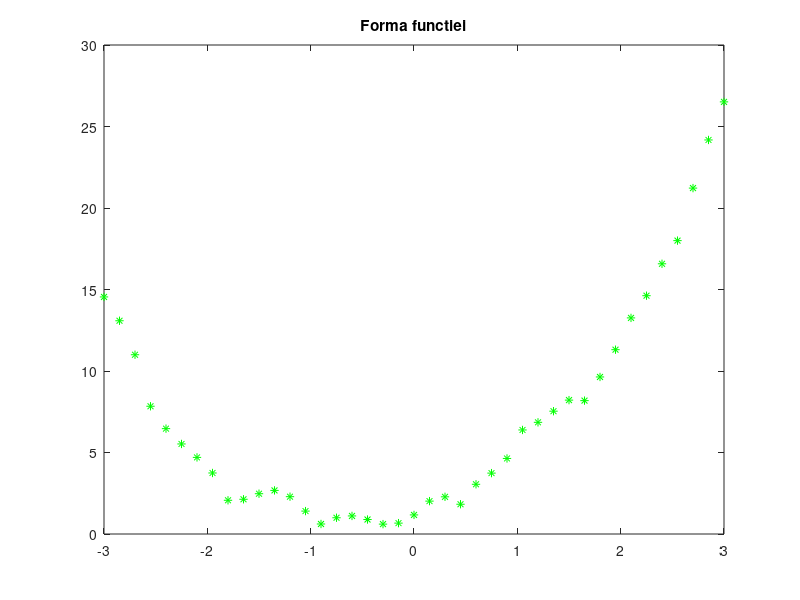
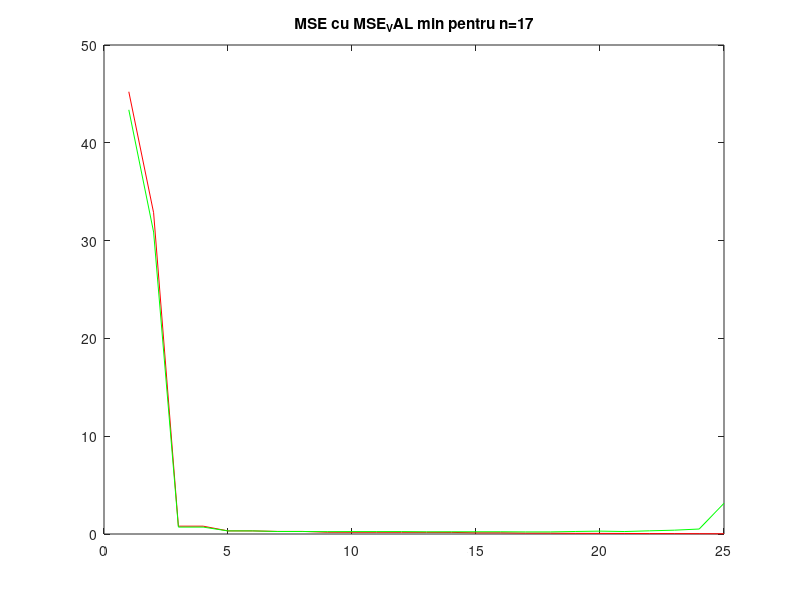
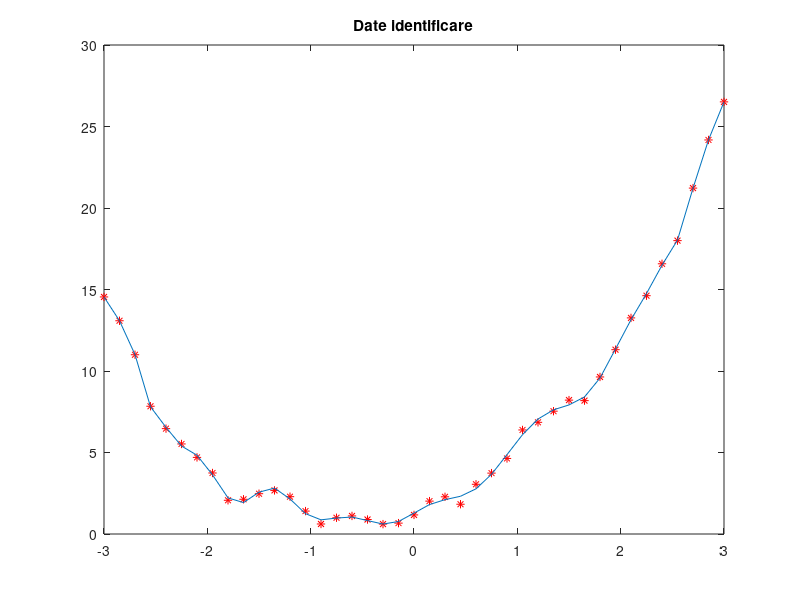
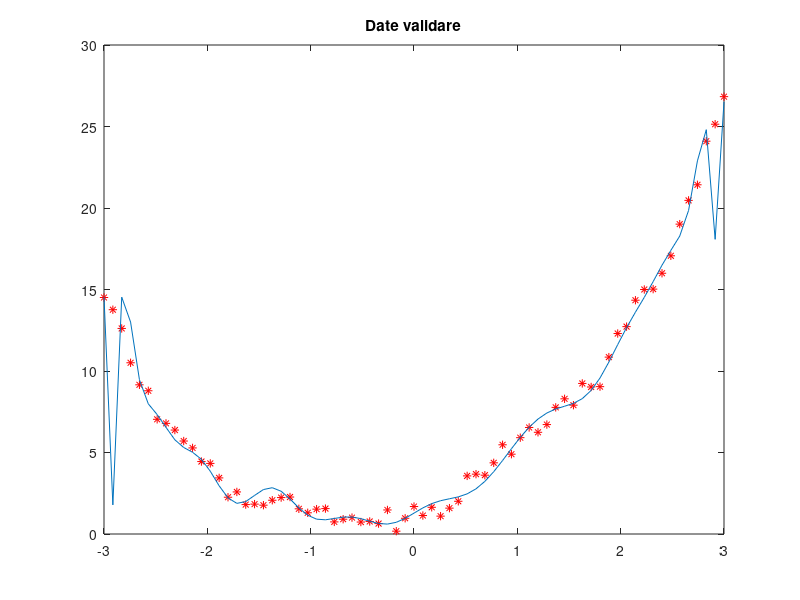

MATLAB code to generate these figures, in order:
load ('lab2_01.mat')
Np=length(id.X) %numar parametri
MSE_ID=zeros(1,25)
MSE_VAL=zeros(1,25)

plot(id.X,id.Y,'*g'), title('Forma functiei')

%Construitia sistemului de ecuatii liniare

for n=1:25
    Xsol=[ones(length(id.X),1)]
    for i=1:n-1
        Xsol=[Xsol, id.X'.^i]
    end
    Teta=Xsol\id.Y'
    
    Yc_id=zeros(1,Np);
    E_id=zeros(1,Np);
    for i=1:Np
        Yc_id(i)=Xsol(i,:)*Teta;
        E_id(i)=id.Y(i)-Yc_id(i);
    end

 %Calcul MSE pe datele de identificare

    for i=1:Np
        MSE_ID(n)=MSE_ID(n)+E_id(i).^2,
    end
    MSE_ID(n)=MSE_ID(n)/Np,
    
    N_val=length(val.X),
    Yc_val=zeros(1,N_val);
    E_val=zeros(1,N_val);
 
 %Calcul MSE pe datele de validare

    Xval=[ones(length(val.X),1)]
    for i=1:n-1
        Xval=[Xval, val.X'.^i]
    end

    for i=1:N_val
        Yc_val(i)=Xval(i,:)*Teta;
        E_val(i)=val.Y(i)-Yc_val(i);
    end

    for i=1:N_val
        MSE_VAL(n)=MSE_VAL(n)+E_val(i).^2,
    end
    MSE_VAL(n)=MSE_VAL(n)/N_val,
end

figure, plot(1:length(MSE_ID),MSE_ID, 'r', 1:length(MSE_VAL), MSE_VAL, 'g'), title('MSE cu MSE_VAL min pentru n=17')
figure, plot(id.X,id.Y,'*r', id.X,Yc_id'), title('Date identificare')
figure, plot(val.X,val.Y,'*r', val.X,Yc_val'), title('Date validare')
